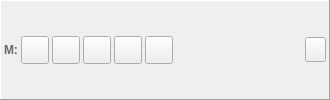
     <widget class="QFrame" name="horizontalFrame_13">
      <property name="enabled">
       <bool>true</bool>
      </property>
      <property name="sizePolicy">
       <sizepolicy hsizetype="Expanding" vsizetype="Fixed">
        <horstretch>0</horstretch>
        <verstretch>0</verstretch>
       </sizepolicy>
      </property>
      <property name="minimumSize">
       <size>
        <width>330</width>
        <height>0</height>
       </size>
      </property>
      <property name="contextMenuPolicy">
       <enum>Qt::ActionsContextMenu</enum>
      </property>
      <property name="autoFillBackground">
       <bool>false</bool>
      </property>
      <property name="frameShape">
       <enum>QFrame::Panel</enum>
      </property>
      <property name="frameShadow">
       <enum>QFrame::Raised</enum>
      </property>
      <layout class="QHBoxLayout" name="horizontalLayout_13">
       <property name="spacing">
        <number>3</number>
       </property>
       <property name="leftMargin">
        <number>3</number>
       </property>
       <property name="topMargin">
        <number>3</number>
       </property>
       <property name="rightMargin">
        <number>3</number>
       </property>
       <property name="bottomMargin">
        <number>3</number>
       </property>
       <item>
        <widget class="QLabel" name="label_27">
         <property name="enabled">
          <bool>true</bool>
         </property>
         <property name="sizePolicy">
          <sizepolicy hsizetype="Fixed" vsizetype="Fixed">
           <horstretch>0</horstretch>
           <verstretch>0</verstretch>
          </sizepolicy>
         </property>
         <property name="palette">
          <palette>
           <active>
            <colorrole role="WindowText">
             <brush brushstyle="SolidPattern">
              <color alpha="255">
               <red>104</red>
               <green>104</green>
               <blue>104</blue>
              </color>
             </brush>
            </colorrole>
           </active>
           <inactive>
            <colorrole role="WindowText">
             <brush brushstyle="SolidPattern">
              <color alpha="255">
               <red>104</red>
               <green>104</green>
               <blue>104</blue>
              </color>
             </brush>
            </colorrole>
           </inactive>
           <disabled>
            <colorrole role="WindowText">
             <brush brushstyle="SolidPattern">
              <color alpha="255">
               <red>120</red>
               <green>120</green>
               <blue>120</blue>
              </color>
             </brush>
            </colorrole>
           </disabled>
          </palette>
         </property>
         <property name="font">
          <font>
           <weight>75</weight>
           <bold>true</bold>
          </font>
         </property>
         <property name="text">
          <string>M:</string>
         </property>
         <property name="margin">
          <number>5</number>
         </property>
        </widget>
       </item>
       <item>
        <widget class="QToolButton" name="buttonMountDisk_13">
         <property name="enabled">
          <bool>true</bool>
         </property>
         <property name="minimumSize">
          <size>
           <width>28</width>
           <height>28</height>
          </size>
         </property>
         <property name="maximumSize">
          <size>
           <width>28</width>
           <height>28</height>
          </size>
         </property>
        </widget>
       </item>
       <item>
        <widget class="QToolButton" name="buttonMountFolder_13">
         <property name="enabled">
          <bool>true</bool>
         </property>
         <property name="minimumSize">
          <size>
           <width>28</width>
           <height>28</height>
          </size>
         </property>
         <property name="maximumSize">
          <size>
           <width>28</width>
           <height>28</height>
          </size>
         </property>
        </widget>
       </item>
       <item>
        <widget class="QToolButton" name="buttonSave_13">
         <property name="enabled">
          <bool>true</bool>
         </property>
         <property name="minimumSize">
          <size>
           <width>28</width>
           <height>28</height>
          </size>
         </property>
         <property name="maximumSize">
          <size>
           <width>28</width>
           <height>28</height>
          </size>
         </property>
         <property name="checkable">
          <bool>true</bool>
         </property>
        </widget>
       </item>
       <item>
        <widget class="QToolButton" name="autoSave_13">
         <property name="enabled">
          <bool>true</bool>
         </property>
         <property name="minimumSize">
          <size>
           <width>28</width>
           <height>28</height>
          </size>
         </property>
         <property name="maximumSize">
          <size>
           <width>28</width>
           <height>28</height>
          </size>
         </property>
         <property name="text">
          <string/>
         </property>
         <property name="checkable">
          <bool>false</bool>
         </property>
        </widget>
       </item>
       <item>
        <widget class="QToolButton" name="buttonEditDisk_13">
         <property name="enabled">
          <bool>true</bool>
         </property>
         <property name="minimumSize">
          <size>
           <width>28</width>
           <height>28</height>
          </size>
         </property>
         <property name="maximumSize">
          <size>
           <width>28</width>
           <height>28</height>
          </size>
         </property>
         <property name="checkable">
          <bool>false</bool>
         </property>
        </widget>
       </item>
       <item>
        <layout class="QVBoxLayout" name="verticalLayout_13">
         <property name="spacing">
          <number>0</number>
         </property>
         <property name="leftMargin">
          <number>5</number>
         </property>
         <property name="rightMargin">
          <number>5</number>
         </property>
         <item>
          <widget class="QLabel" name="labelFileName_13">
           <property name="enabled">
            <bool>true</bool>
           </property>
           <property name="sizePolicy">
            <sizepolicy hsizetype="Ignored" vsizetype="Fixed">
             <horstretch>0</horstretch>
             <verstretch>0</verstretch>
            </sizepolicy>
           </property>
           <property name="autoFillBackground">
            <bool>false</bool>
           </property>
           <property name="text">
            <string/>
           </property>
           <property name="textFormat">
            <enum>Qt::PlainText</enum>
           </property>
           <property name="wordWrap">
            <bool>false</bool>
           </property>
          </widget>
         </item>
         <item>
          <widget class="QLabel" name="labelImageProperties_13">
           <property name="enabled">
            <bool>true</bool>
           </property>
           <property name="sizePolicy">
            <sizepolicy hsizetype="Preferred" vsizetype="Fixed">
             <horstretch>0</horstretch>
             <verstretch>0</verstretch>
            </sizepolicy>
           </property>
           <property name="palette">
            <palette>
             <active>
              <colorrole role="WindowText">
               <brush brushstyle="SolidPattern">
                <color alpha="255">
                 <red>128</red>
                 <green>128</green>
                 <blue>128</blue>
                </color>
               </brush>
              </colorrole>
              <colorrole role="Mid">
               <brush brushstyle="SolidPattern">
                <color alpha="255">
                 <red>157</red>
                 <green>155</green>
                 <blue>144</blue>
                </color>
               </brush>
              </colorrole>
             </active>
             <inactive>
              <colorrole role="WindowText">
               <brush brushstyle="SolidPattern">
                <color alpha="255">
                 <red>128</red>
                 <green>128</green>
                 <blue>128</blue>
                </color>
               </brush>
              </colorrole>
              <colorrole role="Mid">
               <brush brushstyle="SolidPattern">
                <color alpha="255">
                 <red>157</red>
                 <green>155</green>
                 <blue>144</blue>
                </color>
               </brush>
              </colorrole>
             </inactive>
             <disabled>
              <colorrole role="WindowText">
               <brush brushstyle="SolidPattern">
                <color alpha="255">
                 <red>118</red>
                 <green>116</green>
                 <blue>108</blue>
                </color>
               </brush>
              </colorrole>
              <colorrole role="Mid">
               <brush brushstyle="SolidPattern">
                <color alpha="255">
                 <red>157</red>
                 <green>155</green>
                 <blue>144</blue>
                </color>
               </brush>
              </colorrole>
             </disabled>
            </palette>
           </property>
           <property name="textFormat">
            <enum>Qt::PlainText</enum>
           </property>
           <property name="alignment">
            <set>Qt::AlignLeading|Qt::AlignLeft|Qt::AlignVCenter</set>
           </property>
           <property name="wordWrap">
            <bool>false</bool>
           </property>
          </widget>
         </item>
        </layout>
       </item>
       <item>
        <widget class="QToolButton" name="buttonEject_13">
         <property name="enabled">
          <bool>true</bool>
         </property>
         <property name="minimumSize">
          <size>
           <width>21</width>
           <height>25</height>
          </size>
         </property>
         <property name="maximumSize">
          <size>
           <width>21</width>
           <height>25</height>
          </size>
         </property>
        </widget>
       </item>
      </layout>
     </widget>
